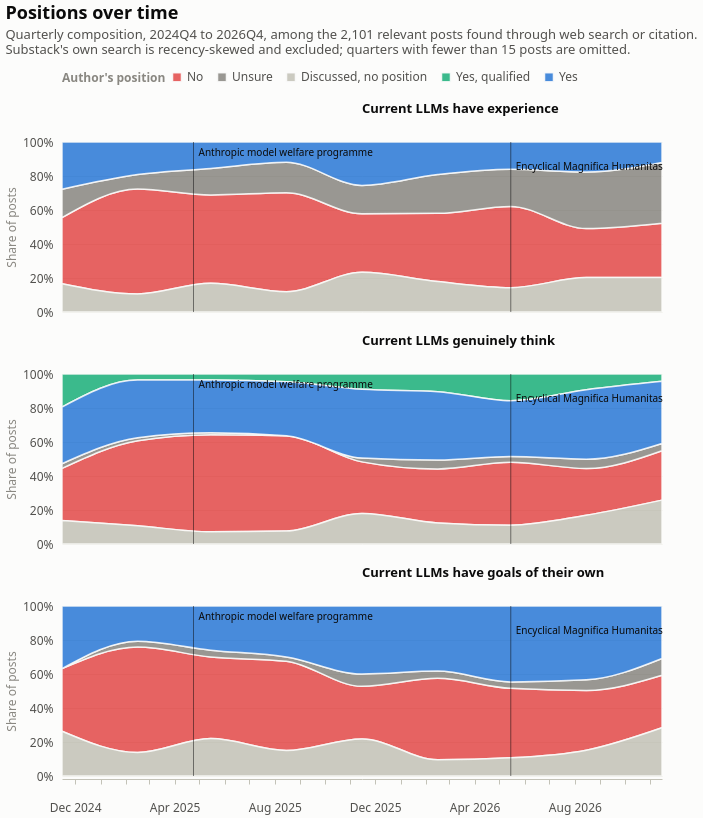

The specification (Vega-Lite) saved for this image:
### Vega-Lite specification from a JSON file in a GitHub repository (floating-point values rounded to 4 significant figures; data arrays with more than 128 entries replaced by an {"elided": "..."} marker saying what was removed)
{"$schema": "https://vega.github.io/schema/vega-lite/v6.4.1.json", "config": {"axis": {"domainColor": "#c3c2b7", "gridColor": "#e1e0d9", "gridWidth": 1, "labelColor": "#52514e", "labelFont": "system-ui, -apple-system, 'Segoe UI', sans-serif", "labelFontSize": 12, "labelPadding": 6, "tickColor": "#c3c2b7", "titleColor": "#898781", "titleFont": "system-ui, -apple-system, 'Segoe UI', sans-serif", "titleFontSize": 12, "titleFontWeight": 400}, "axisX": {"grid": false}, "axisY": {"domain": false, "ticks": false}, "background": "#fcfcfb", "bar": {"cornerRadiusEnd": 4}, "font": "system-ui, -apple-system, 'Segoe UI', sans-serif", "header": {"labelColor": "#0b0b0b", "labelFont": "system-ui, -apple-system, 'Segoe UI', sans-serif", "labelFontSize": 13, "labelFontWeight": 600, "titleColor": "#898781", "titleFont": "system-ui, -apple-system, 'Segoe UI', sans-serif"}, "legend": {"direction": "horizontal", "labelColor": "#52514e", "labelFont": "system-ui, -apple-system, 'Segoe UI', sans-serif", "labelFontSize": 12, "orient": "top", "symbolSize": 80, "symbolType": "square", "titleColor": "#898781", "titleFont": "system-ui, -apple-system, 'Segoe UI', sans-serif", "titleFontSize": 12, "titleOrient": "left"}, "line": {"strokeCap": "round", "strokeJoin": "round", "strokeWidth": 2}, "point": {"filled": true, "size": 64}, "range": {"category": ["#2a78d6", "#eb6834", "#1baf7a", "#eda100", "#e87ba4", "#008300", "#4a3aa7", "#e34948"]}, "text": {"color": "#52514e", "font": "system-ui, -apple-system, 'Segoe UI', sans-serif", "fontSize": 12}, "title": {"anchor": "start", "color": "#0b0b0b", "font": "system-ui, -apple-system, 'Segoe UI', sans-serif", "fontSize": 18, "fontWeight": 600, "offset": 14, "subtitleColor": "#52514e", "subtitleFontSize": 13, "subtitlePadding": 6}, "view": {"stroke": null}}, "data": {"name": "data-a9faab6e4e5458b5f46bb50e1c1bdd71"}, "datasets": {"data-62c7bf963bc9662a0503c422b4183a3e": [{"date": "2026-05-15T00:00:00", "late": false, "note": "Pope Leo XIV's encyclical on AI and human dignity", "short": "Encyclical Magnifica Humanitas", "ty": 20}], "data-a9faab6e4e5458b5f46bb50e1c1bdd71": {"elided": "135 records"}, "data-dd4a099426ccd9949c62d3584316c3fb": [{"date": "2025-04-24T00:00:00", "late": false, "note": "Anthropic announces a research programme on model welfare", "short": "Anthropic model welfare programme", "ty": 6}, {"date": "2026-05-15T00:00:00", "late": false, "note": "Pope Leo XIV's encyclical on AI and human dignity", "short": "Encyclical Magnifica Humanitas", "ty": 20}], "data-f155ff9a72cb33697bbab6c4b59b4edf": [{"date": "2025-04-24T00:00:00", "late": false, "note": "Anthropic announces a research programme on model welfare", "short": "Anthropic model welfare programme", "ty": 6}]}, "facet": {"row": {"field": "axis", "header": {"labelAlign": "left", "labelAngle": 0, "labelOrient": "top"}, "sort": ["Current LLMs have experience", "Current LLMs genuinely think", "Current LLMs have goals of their own"], "title": null, "type": "nominal"}}, "spec": {"height": 170, "layer": [{"encoding": {"color": {"field": "option", "legend": {"labelExpr": "{\"no\": \"No\", \"unsure\": \"Unsure\", \"discussed\": \"Discussed, no position\", \"yes_qualified\": \"Yes, qualified\", \"yes\": \"Yes\"}[datum.label]", "title": "Author's position"}, "scale": {"domain": ["no", "unsure", "discussed", "yes_qualified", "yes"], "range": ["#e34948", "#898781", "#c3c2b7", "#1baf7a", "#2a78d6"]}, "sort": ["no", "unsure", "discussed", "yes_qualified", "yes"], "type": "nominal"}, "order": {"field": "option", "sort": "ascending", "type": "nominal"}, "tooltip": [{"field": "axis", "title": "Question", "type": "nominal"}, {"field": "quarter", "title": "Quarter", "type": "nominal"}, {"field": "option", "title": "Position", "type": "nominal"}, {"field": "count", "title": "Posts", "type": "quantitative"}, {"field": "share", "format": ".0%", "title": "Share", "type": "quantitative"}, {"field": "n", "title": "Posts addressing", "type": "quantitative"}], "x": {"axis": {"format": "%b %Y", "grid": false, "labelAngle": 0, "labelPadding": 18}, "field": "date", "title": null, "type": "temporal"}, "y": {"axis": {"format": "%", "grid": true}, "field": "share", "stack": "normalize", "title": "Share of posts", "type": "quantitative"}}, "mark": {"interpolate": "monotone", "opacity": 0.85, "stroke": "#fcfcfb", "strokeWidth": 1.5, "type": "area"}}, {"data": {"name": "data-dd4a099426ccd9949c62d3584316c3fb"}, "encoding": {"x": {"field": "date", "type": "temporal"}}, "mark": {"color": "#0b0b0b", "opacity": 0.5, "strokeWidth": 1, "type": "rule"}}, {"data": {"name": "data-f155ff9a72cb33697bbab6c4b59b4edf"}, "encoding": {"text": {"field": "short", "type": "nominal"}, "x": {"field": "date", "type": "temporal"}, "y": {"value": 6.0}}, "mark": {"align": "left", "baseline": "top", "color": "#0b0b0b", "dx": 5, "fontSize": 10, "type": "text"}}, {"data": {"name": "data-62c7bf963bc9662a0503c422b4183a3e"}, "encoding": {"text": {"field": "short", "type": "nominal"}, "x": {"field": "date", "type": "temporal"}, "y": {"value": 20.0}}, "mark": {"align": "left", "baseline": "top", "color": "#0b0b0b", "dx": 5, "fontSize": 10, "type": "text"}}], "width": 600}, "title": {"subtitle": ["Quarterly composition, 2024Q4 to 2026Q4, among the 2,101 relevant posts found through web search or citation.", "Substack's own search is recency-skewed and excluded; quarters with fewer than 15 posts are omitted."], "text": "Positions over time"}}
